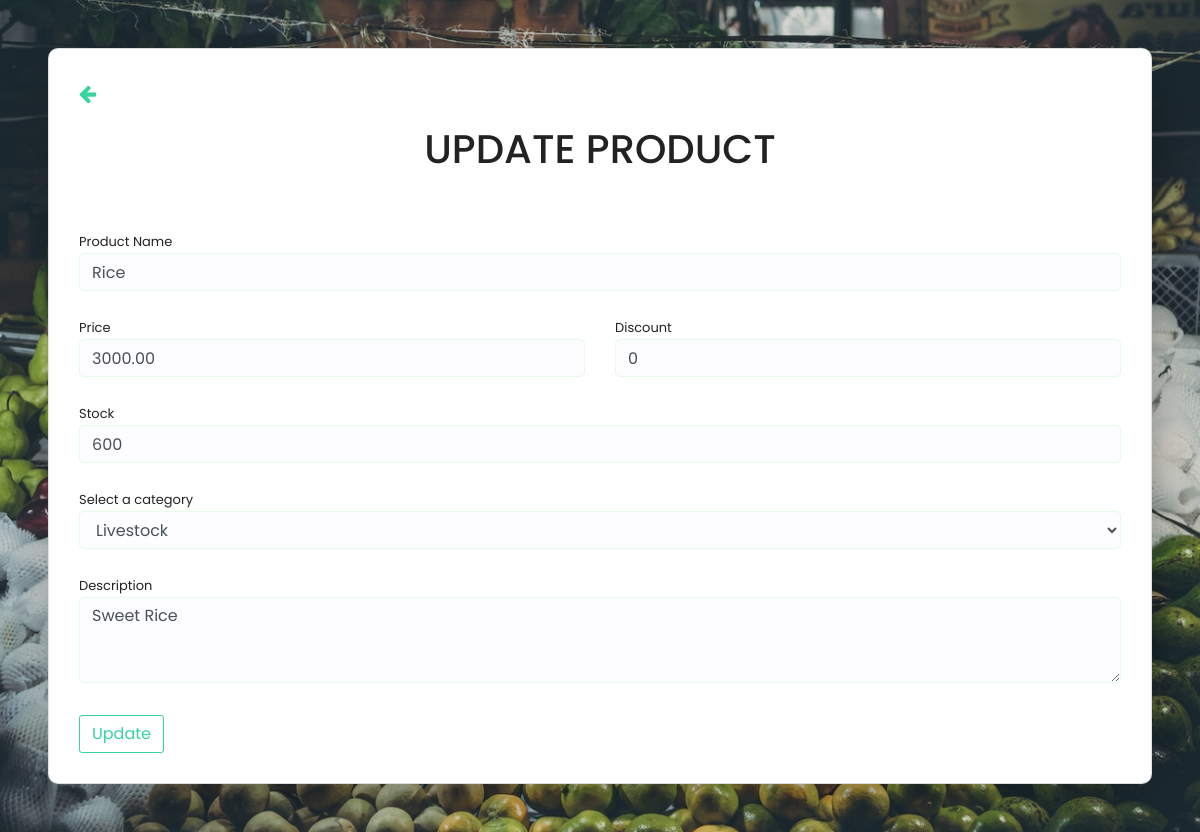
The page /updateproduct/1 on the database as committed earlier.
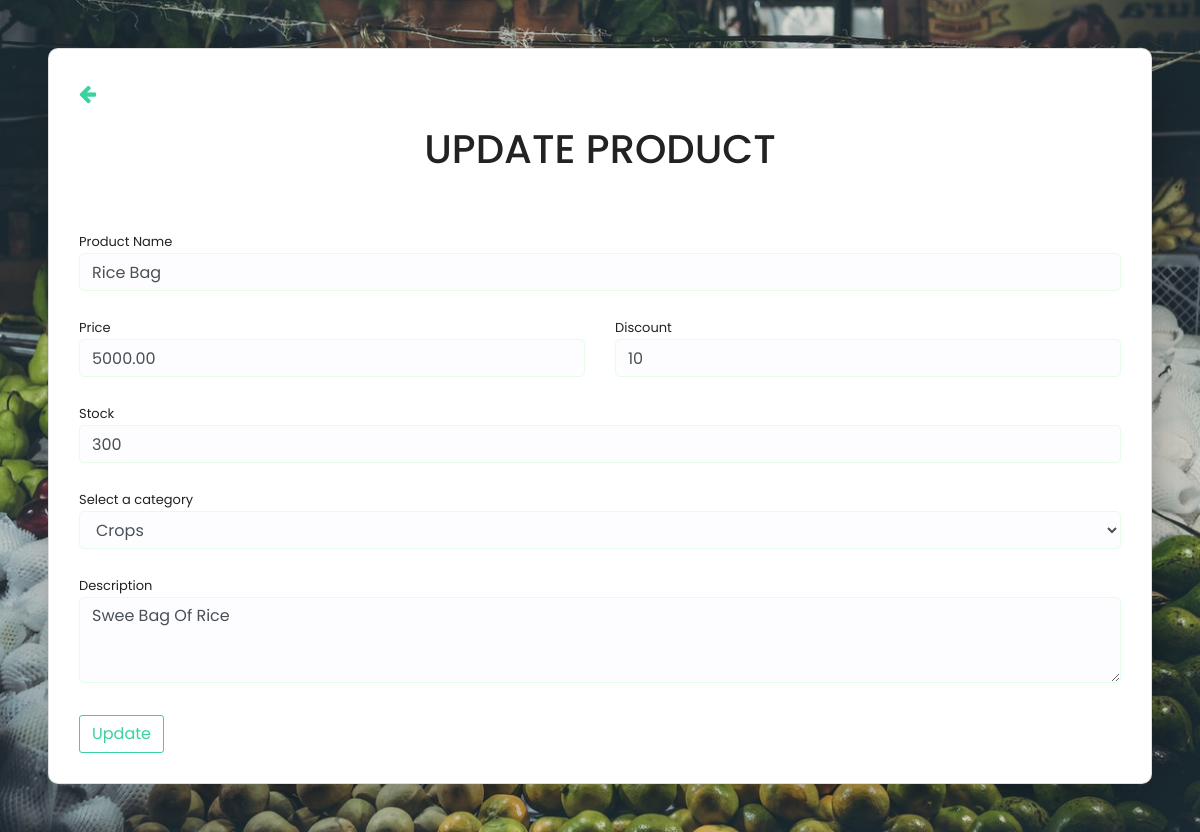
The same page on the database as committed later.
### src/models.py (models this page shows)
class Category(db.Model):
    id = db.Column(db.Integer, primary_key=True)
    name = db.Column(db.String(30), nullable=False, unique=True)

### src/routes/admin.py (the view, shortened to what this page needs)
@admin.route('/updateproduct/<int:id>', methods=['GET', 'POST'])
def updateproduct(id):
    form = addProducts(request.form)
    categories = Category.query.all()
    display = Products.query.get_or_404(id)
    category = request.form.get('category')
    form.name.data = display.product_name
    form.price.data = display.product_price
    form.discount.data = display.product_discount
    form.stock.data = display.product_stock
    form.description.data = display.product_description
    return render_template('updateproduct.html', form=form, display=display, categories=categories)

### src/routes/productform.py
class addProducts(FlaskForm):
    name = StringField('Name', [validators.DataRequired()])
    price = DecimalField('Price', [validators.DataRequired()])
    stock = IntegerField('Stock', [validators.DataRequired()])
    discount = IntegerField('Discount', default=0)
    description = TextAreaField('Description', [validators.DataRequired()])

### src/templates/updateproduct.html (shortened to what this page needs)
{% from "storebase.html" import render_aboutus, render_ourcauses, render_faq, render_contactus, render_ourteam, render_sponsors, render_subscribenews, render_takeaction, render_footer, render_js, render_css, render_donatemodal, render_scrolltotop %}
<!DOCTYPE html>
<html lang="en-us">
<head>
    {{ render_css(render) }}
</head>
<body>
    <section id="addproduct">
        <div class="contaddp p-5">
            <div class="card">
                <div class="card-body">
                    <a href="del-product.html">
                        <i  class="fa fa-arrow-left"></i>
                    </a>
                    <h1 class="title text-center mb-5 mt-3">Update Product</h1>
                <form action="" method="POST" enctype="multipart/form-data">
                    <div class="col-md p-1" id="flash_message">
                    </div>
                    <div class="form-group">
                        <label for="exampleInputEmail1">Product Name</label>
                        {{ form.name(class="form-control product-form" , placeholder="Enter product name") }}
                    </div>
                    <div class="row form-add">
                        <div class="col-md">
                            <label for="">Price</label>
                            {{ form.price(class="form-control product-form" , placeholder="Enter price") }}
                        </div>
                        <div class="col-md">
                            <label class="discount" for="">Discount</label>
                            {{ form.discount(class="form-control product-form" , placeholder="Enter discount") }}
                        </div>
                    </div>
                    <div class="form-group">
                        <label class="" for="">Stock</label>
                        {{ form.stock(class="form-control product-form" , placeholder="Enter product stock") }}
                    </div>
                    <div class="form-group">
                        <label for="category">Select a category</label>
                        <select name="category" id="category" class="form-control" required>
                            <option class="disabled" value="{{display.category_id}}">{{display.category.name}}</option>
                        </select>
                    </div>
                    <div class="form-group">
                        <label for="description">Description</label>
                        {{ form.description(class="form-control product-form input-group" , placeholder="Enter product description", id="description", rows="3") }}
                    </div>
                    <button class="btn mt-2" type="submit">Update</button>
                </form>
            </div>
        </div>
        </div>
    </section>
</body>
</html>

Rows that differ between the two databases and show on the page:
no longer on this page (row unchanged): Category: category "Livestock"
now on this page (row edited): Category: category "Crops"
Other text that changed with them:
form field name: "Rice" → "Rice bag"
form field price: "3000.00" → "5000.00"
form field discount: "0" → "10"
form field stock: "600" → "300"
form field description: "sweet rice" → "swee bag of rice"
